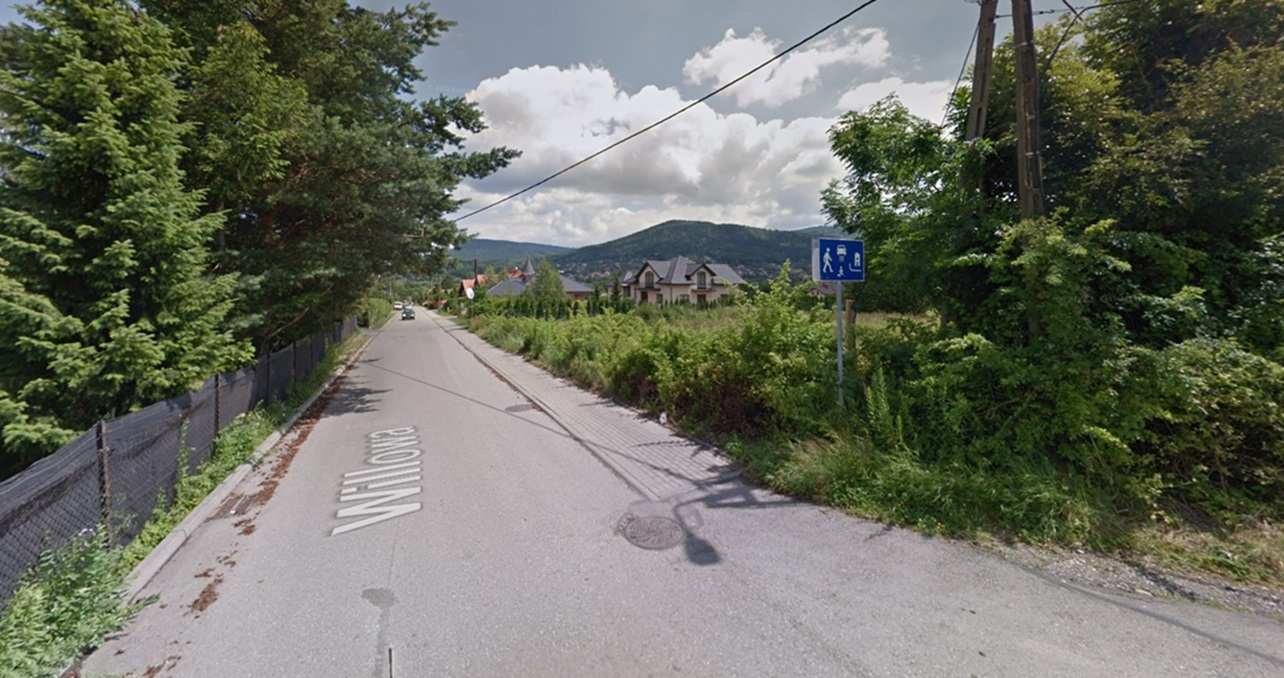
#> input picture images2/photo.jpg, 1284 x 678 px
$ python index2.py   (older library calls are emulated)
#> lines starting #> are read from the running program, lines starting #| are printed output that depends on the picture; long printed decimals are rounded
import cv2
import numpy as np
import matplotlib.pyplot as plt
from skimage.metrics import peak_signal_noise_ratio as psnr
from skimage.metrics import structural_similarity as ssim
from skimage import io

# [72 lines left out: functions transform, analysis, not called in this run]

def snr_test():
    # Wczytaj obraz oryginalny i obraz przefiltrowany
    original_image = cv2.imread('images2/photo.jpg', cv2.IMREAD_GRAYSCALE)
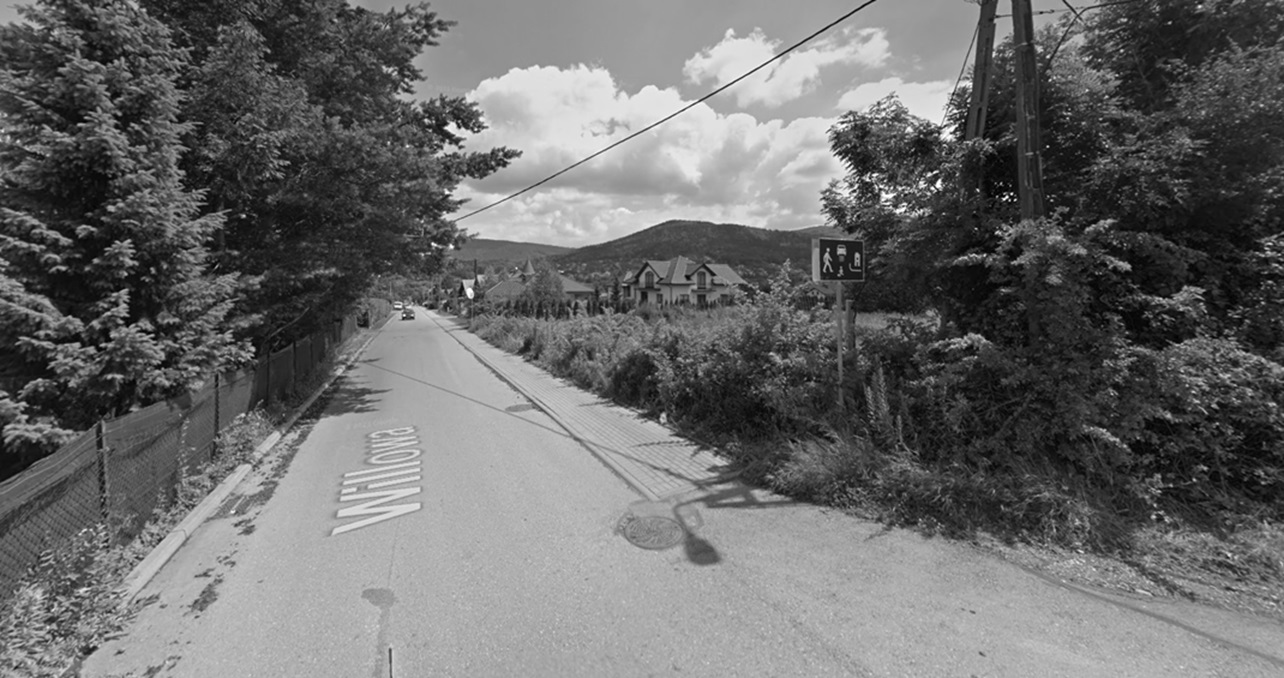
#> original_image: shape (678, 1284); min 0, max 255, mean 107.1
    filtered_image = cv2.medianBlur(original_image, 3)
    # Oblicz różnicę między obrazami (mapa szumu)
    noise_map = original_image - filtered_image
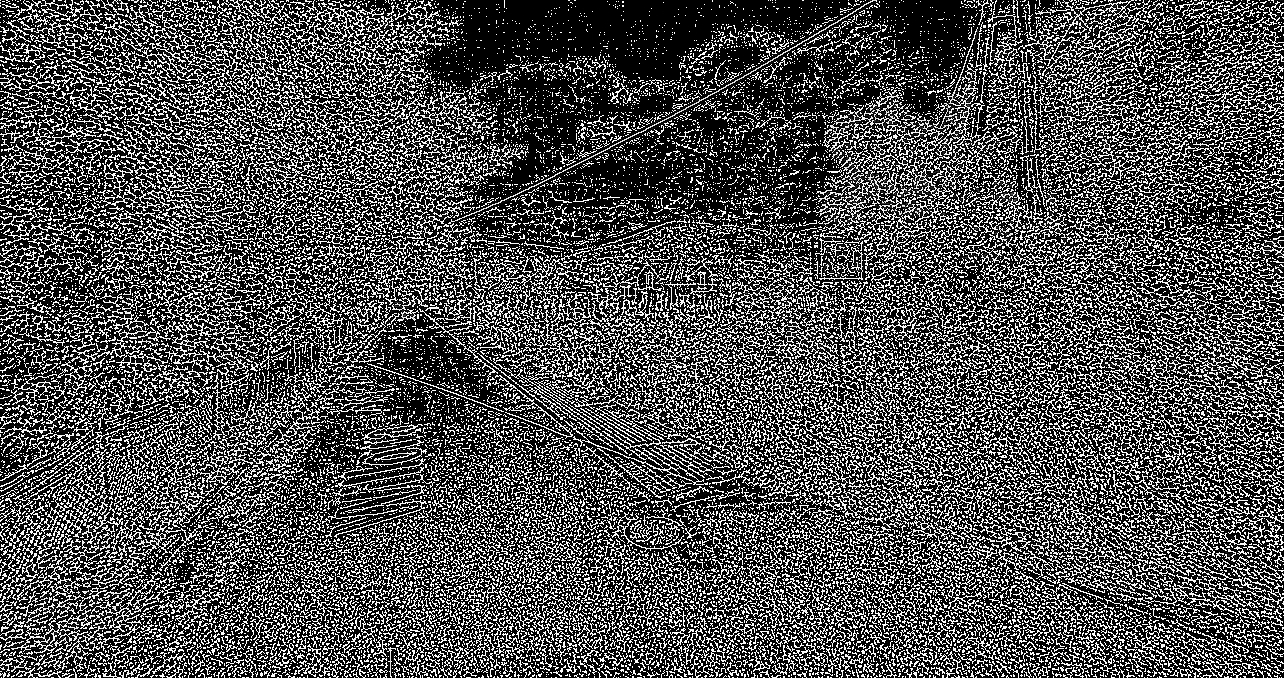
#> noise_map: shape (678, 1284); min 0, max 255, mean 79.3
    # Oblicz moc sygnału i moc szumu
    signal_power = np.sum(original_image**2)
#> signal_power = 100616636
    noise_power = np.sum(noise_map**2)
#> noise_power = 15646752
    # Oblicz SNR
    snr = 10 * np.log10(signal_power / noise_power)
#> snr = 8.08
    print(f"SNR: {snr} dB")
#| SNR: 8.082 dB

    # Oblicz różnicę między obrazami
    difference_image = cv2.absdiff(original_image, filtered_image)
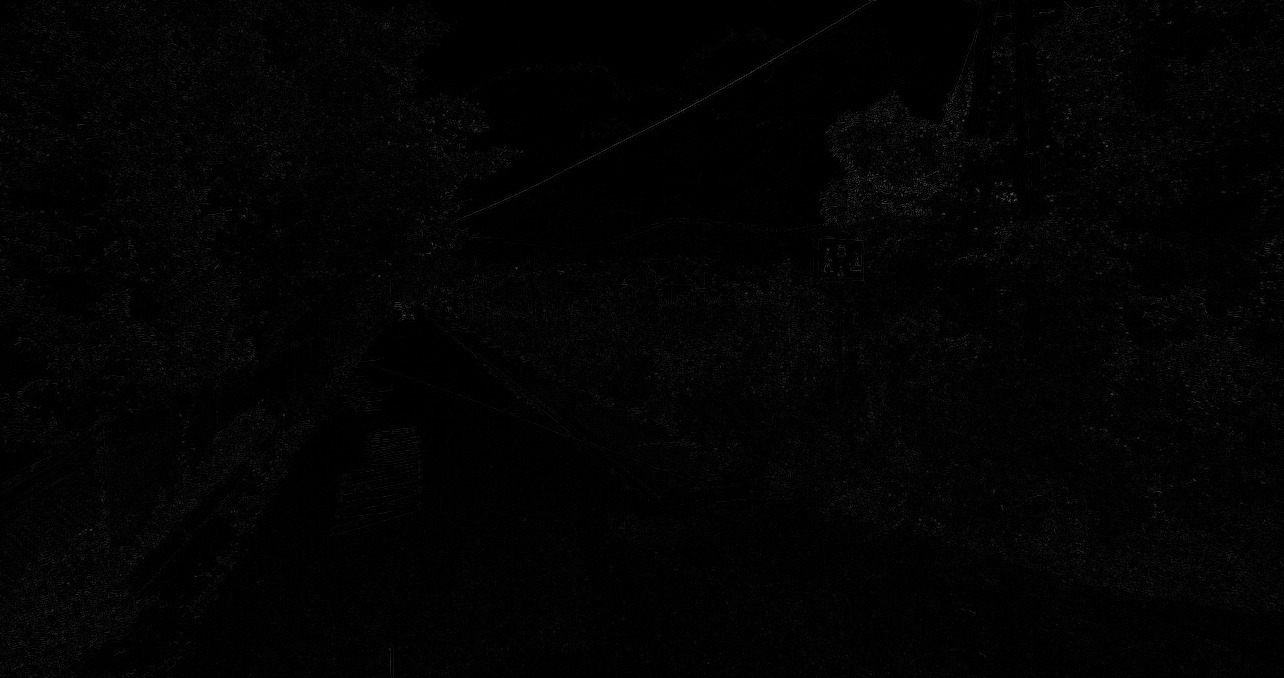
#> difference_image: shape (678, 1284); min 0, max 97, mean 3
    # Wybierz region zainteresowania (ROI) zawierający krawędzie
    # Możesz dostosować obszar, aby zawierał krawędzie, które chcesz ocenić
    roi = difference_image[100:300, 100:300]
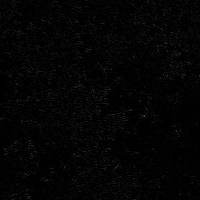
#> roi: shape (200, 200); min 0, max 66, mean 4
    # Wylicz średnią różnicę intensywności pikseli w ROI
    average_difference = np.mean(roi)
#> average_difference = 3.98
    # Wydrukuj średnią różnicę, im wyższa, tym wyraźniejsze krawędzie
    print(f"Średnia różnica: {average_difference}")
#| Średnia różnica: 3.983
    # Alternatywnie, możesz obliczyć gradient obrazu przy użyciu operatora Sobela
    sobel_original = cv2.Sobel(original_image, cv2.CV_64F, 1, 1, ksize=5)
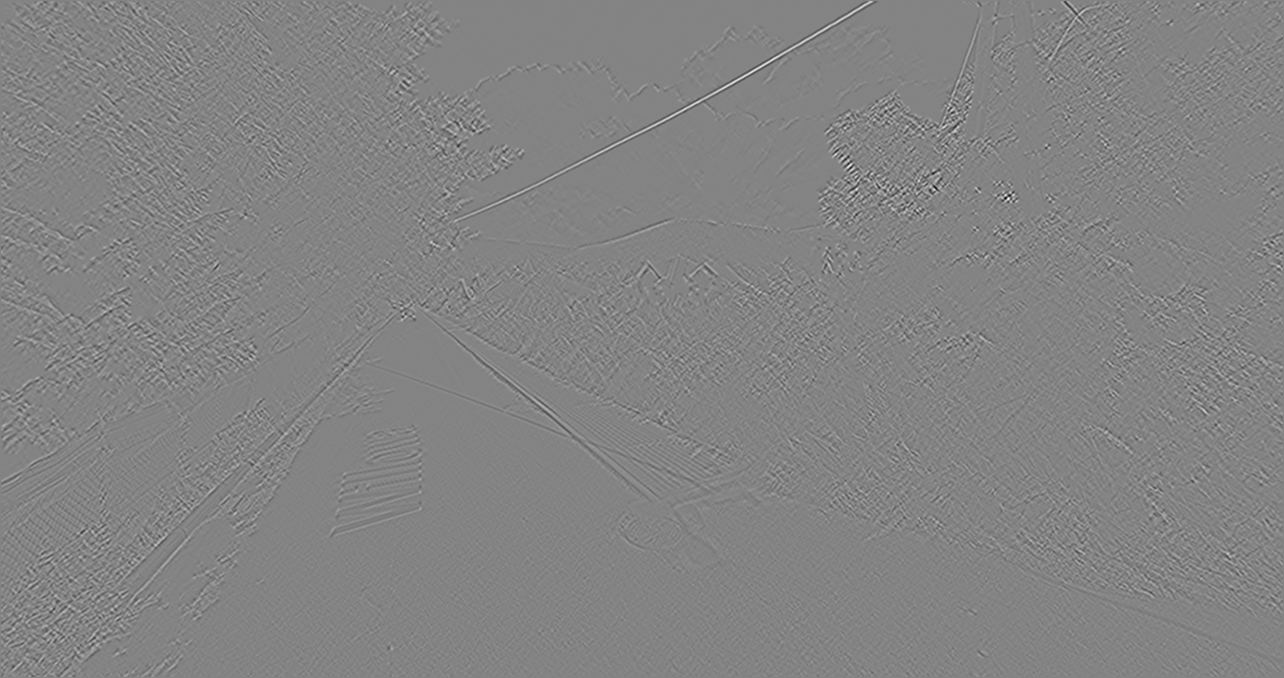
#> sobel_original: shape (678, 1284) float64; min -3054, max 2859, mean 0; drawn with min black and max white
    sobel_filtered = cv2.Sobel(filtered_image, cv2.CV_64F, 1, 1, ksize=5)
    # Oblicz różnicę między gradientami
    sobel_difference = cv2.absdiff(sobel_original, sobel_filtered)
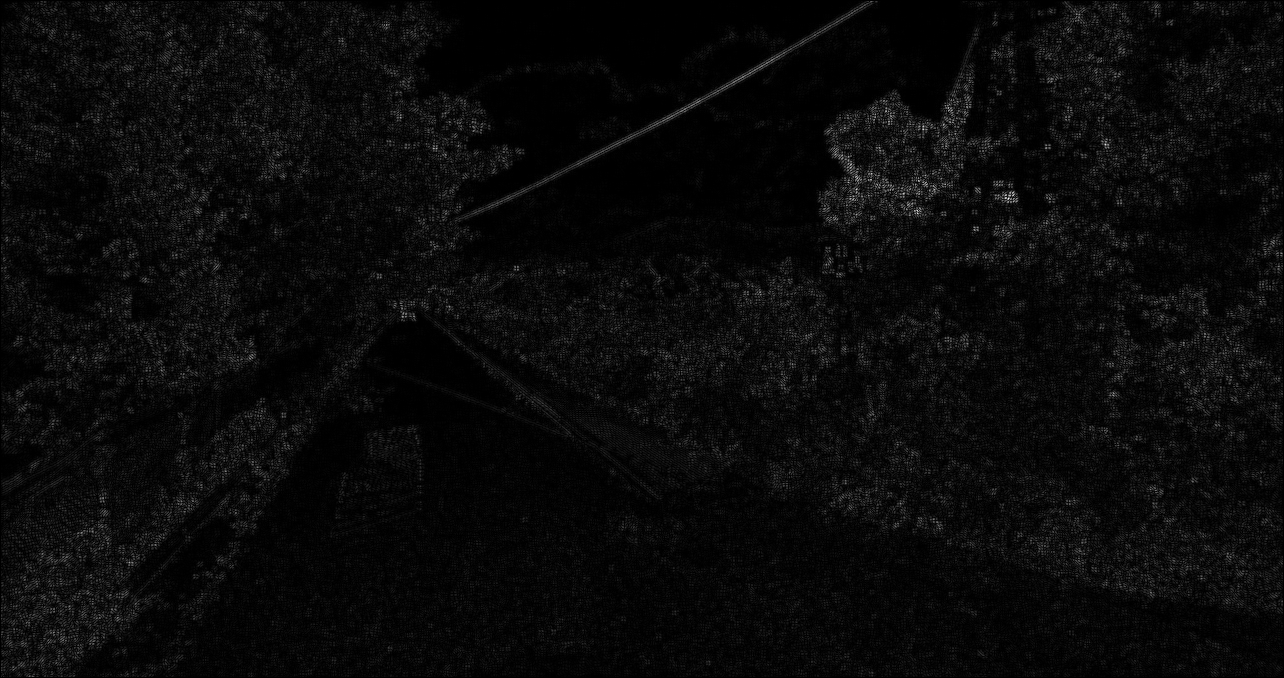
#> sobel_difference: shape (678, 1284) float64; min 0, max 1267, mean 51.4; drawn with min black and max white
    # Oblicz średnią różnicę w obrazie gradientowym
    average_sobel_difference = np.mean(sobel_difference)
#> average_sobel_difference = 51.35
    print(f"Średnia różnica w obrazie gradientowym: {average_sobel_difference}")
#| Średnia różnica w obrazie gradientowym: 51.354

snr_test()
